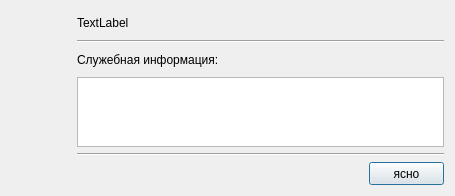
<?xml version="1.0" encoding="UTF-8"?>
<ui version="4.0">
 <class>dbMessDlg</class>
 <widget class="QDialog" name="dbMessDlg">
  <property name="geometry">
   <rect>
    <x>0</x>
    <y>0</y>
    <width>455</width>
    <height>193</height>
   </rect>
  </property>
  <property name="windowTitle">
   <string>Dialog</string>
  </property>
  <layout class="QGridLayout" name="gridLayout">
   <item row="1" column="2" colspan="3">
    <widget class="Line" name="line_2">
     <property name="orientation">
      <enum>Qt::Horizontal</enum>
     </property>
    </widget>
   </item>
   <item row="3" column="2" colspan="3">
    <widget class="QPlainTextEdit" name="InfoBox">
     <property name="styleSheet">
      <string notr="true"/>
     </property>
     <property name="readOnly">
      <bool>true</bool>
     </property>
     <property name="plainText">
      <string/>
     </property>
    </widget>
   </item>
   <item row="5" column="2" colspan="2">
    <spacer name="horizontalSpacer">
     <property name="orientation">
      <enum>Qt::Horizontal</enum>
     </property>
     <property name="sizeHint" stdset="0">
      <size>
       <width>353</width>
       <height>20</height>
      </size>
     </property>
    </spacer>
   </item>
   <item row="4" column="2" colspan="3">
    <widget class="Line" name="line">
     <property name="orientation">
      <enum>Qt::Horizontal</enum>
     </property>
    </widget>
   </item>
   <item row="2" column="2">
    <widget class="QLabel" name="label">
     <property name="text">
      <string>Служебная информация:</string>
     </property>
    </widget>
   </item>
   <item row="2" column="3" colspan="2">
    <spacer name="horizontalSpacer_2">
     <property name="orientation">
      <enum>Qt::Horizontal</enum>
     </property>
     <property name="sizeHint" stdset="0">
      <size>
       <width>265</width>
       <height>20</height>
      </size>
     </property>
    </spacer>
   </item>
   <item row="5" column="4">
    <widget class="QPushButton" name="OkButton">
     <property name="minimumSize">
      <size>
       <width>75</width>
       <height>23</height>
      </size>
     </property>
     <property name="text">
      <string>ясно</string>
     </property>
    </widget>
   </item>
   <item row="0" column="2">
    <widget class="QLabel" name="TitleLine">
     <property name="mouseTracking">
      <bool>true</bool>
     </property>
     <property name="styleSheet">
      <string notr="true"/>
     </property>
     <property name="text">
      <string>TextLabel</string>
     </property>
    </widget>
   </item>
   <item row="3" column="1" rowspan="3">
    <spacer name="verticalSpacer">
     <property name="orientation">
      <enum>Qt::Vertical</enum>
     </property>
     <property name="sizeHint" stdset="0">
      <size>
       <width>20</width>
       <height>40</height>
      </size>
     </property>
    </spacer>
   </item>
   <item row="0" column="1" rowspan="3">
    <widget class="QWidget" name="iconwidget" native="true">
     <property name="minimumSize">
      <size>
       <width>60</width>
       <height>60</height>
      </size>
     </property>
     <property name="maximumSize">
      <size>
       <width>60</width>
       <height>60</height>
      </size>
     </property>
    </widget>
   </item>
  </layout>
 </widget>
 <resources/>
 <connections/>
</ui>
